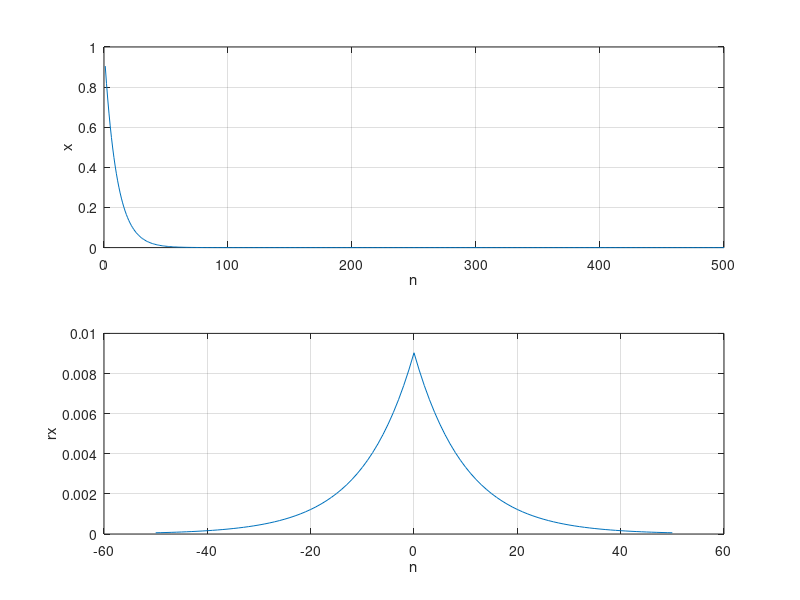

Write MATLAB code to recreate this figure.
n = 1:500;
f_s = 10;
x = exp(-n/f_s);
Mlag = 50;
n_rx = -Mlag:Mlag;
rx = xcorr(x,Mlag,'biased');

subplot(2,1,1)
plot(n,x);
xlabel('n');
ylabel('x');
grid on;

subplot(2,1,2)
plot(n_rx,rx);
xlabel('n');
ylabel('rx');
grid on;